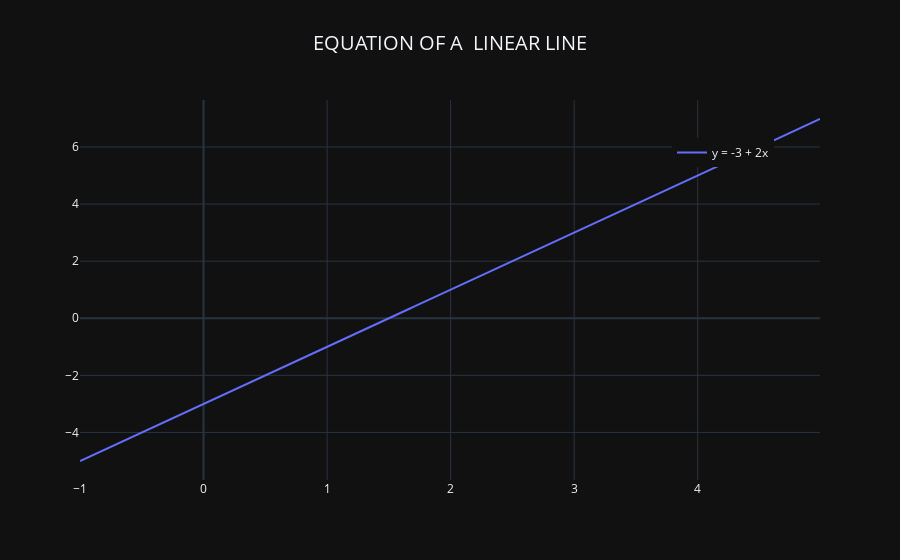

Notebook cell for this chart:
### Markdown cell above
- `Visualize a linear equation in one variable ( y = -3 + 2x)`:

### Code cell
import numpy as np
import plotly.graph_objects as go

# Creating x values
xvals = np.arange(-1, 5, 0.01)

# Creating a figure
fig = go.Figure()

# Adding a scatter trace to the figure
fig.add_trace(
    go.Scatter(
        x=xvals,
        y=-3 + 2*xvals,
        mode='lines',
        name='y = -3 + 2x'
    )
)

fig.update_layout(
    title='EQUATION OF A  LINEAR LINE',
    showlegend=True, 
    legend=dict(
        x=0.8, 
        y=0.9
    ),
    title_font=dict(size=20),  # You can also adjust font size if needed
    title_x=0.5,  # Centers the title
    title_xanchor='center'  # Ensures the title is anchored at the center
)

# Display the plot
fig.show()

### Figure 1 — Plotly figure (JSON) as saved in the notebook; plotly's stock layout.template omitted (floating-point values rounded to 4 significant figures; data arrays with more than 128 entries replaced by an {"elided": "..."} marker saying what was removed)
{"data": [{"mode": "lines", "name": "y = -3 + 2x", "type": "scatter", "x": {"elided": "600 float values"}, "y": {"elided": "600 float values"}}], "layout": {"legend": {"x": 0.8, "y": 0.9}, "showlegend": true, "title": {"font": {"size": 20}, "text": "EQUATION OF A  LINEAR LINE", "x": 0.5, "xanchor": "center"}}}
